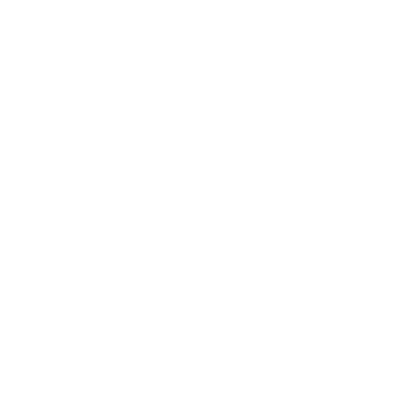
Frame 1 (no input)
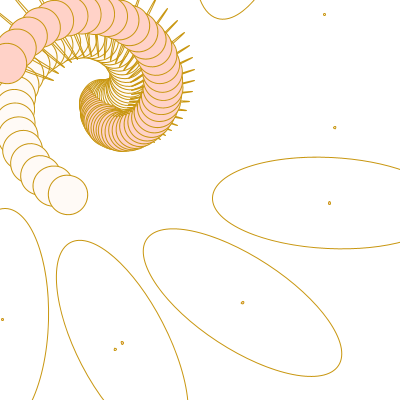
Frame 60 (the mouse pressed at the canvas centre just before this capture)
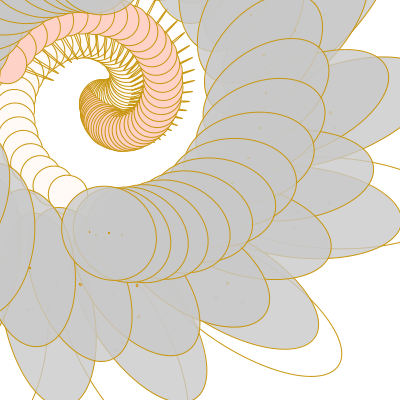
Frame 120 (the mouse held since frame 60 and released just before this capture)

The Processing sketch that drew these frames (run headless with seeded random() and noise(); from frame 60 on, the mouse is pressed at the canvas centre):

// Processing sketch: processing_4097
// ── processing_4097.pde

/*Proyecto final LC0:
 *¡BLOSSOM!
 *por Vannia Castro Solis
 *La elipses giratorias que provenienten de un punto provocan 
 el esperado efecto de parecer petalos en variedad. Los colores
cambian a medida que el mouse se arrastra sobre el.
Utilizé una nueva funcion, frameRate, que
consiste en modificar la velocidad en que van a apareciendo las
figuras, como si fueran fotos que pasando rapidamente forman una
animacion.*/







float a = 0; 
float b = 0; 
 
void setup() { 
  size(400, 400); 
  background(255); 
  smooth(); 
  frameRate(50); 
} 
 
void draw() { 
  translate(width/4, height/4); 
  rotate(radians(a * b)); 
  stroke(200, 150, 15); 
  fill(random(217)*millis(), 250, 246); 
   ellipse(a, b, a/b, a/b); 
  fill(mouseX, mouseY, mouseX, mouseY);
 
  ellipse(b, a, b, a); 
  fill(random(100)*millis(), 210, 200); 
  ellipse(b, a, a/b, a/b); 
   
  a += 2; 
  b -= 0.05; 
  if (a > width/4) { 
    a = random(width); 
    a = -a; 
    b = a / b; 
  } 
 if (b > height/2) { 
   a = 0; 
   b = a / b; 
 } 
} 
 
